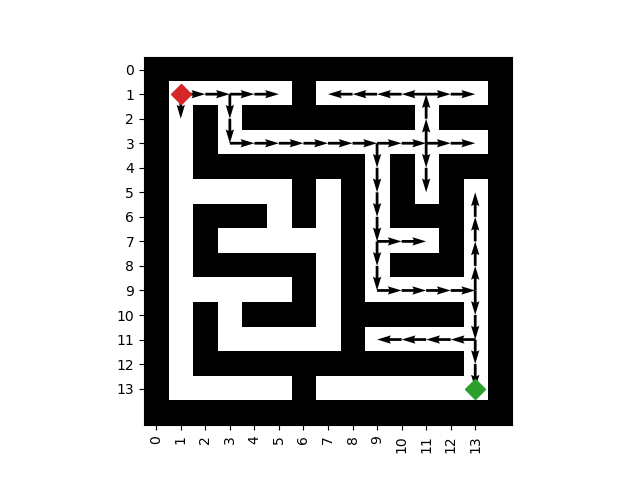

Generate this figure with Python:
import matplotlib.pyplot as plt
import numpy as np


#ノードの状態を確保するクラスを作成
class Node:
    def __init__(self, x, y):
        self.x = x
        self.y = y
        self.wall = True
        self.check = False


def main():
    #地図の取得
    maze = np.loadtxt('task2.txt', dtype=int)
    length = len(maze)

    #各リストの作成
    openlist = []
    closedlist = []
    maze_node = [[Node(i, j) for j in range(length)] for i in range(length)]
    dx_dy = [[1, 0], [0, 1], [-1, 0], [0, -1]]

    for j in range(length):
        for i in range(length):
            if maze[i][j] == 0:
                maze_node[i][j].wall = False
    openlist.append(maze_node[1][1])
    maze_node[1][1].check = True

    #地図の下準備
    plt.imshow(maze, cmap="binary")
    plt.xticks(np.arange(length), np.arange(length))
    plt.yticks(np.arange(length), np.arange(length))
    plt.plot(1, 1, "D", color="tab:red", markersize=10)
    plt.plot(length-2, length-2, "D", color="tab:green", markersize=10)

    #オープンリストが空になるまで
    while openlist:
        #注目しているマス目
        target = openlist.pop()
        closedlist.append(target)
        # print(target.x)

        #ゴールに着いたら終わり
        #注目マスの前後左右を探索
        #未チェックマスならチェックしてオープンリストに追加
        #ついでにベクトルもここでプロットしておく
        if (target.x) == length - 2 and (target.y) == length - 2:
            break
        for i in range(4):
            nx, ny = target.x + dx_dy[i][0], target.y + dx_dy[i][1]
            if maze_node[nx][ny].wall == False and maze_node[nx][ny].check == False and 1 <= nx < (length - 1) and 1 <= ny < (length - 1):
                openlist.append(maze_node[nx][ny])
                maze_node[nx][ny].check = True
                plt.quiver(target.y, target.x, ny - (target.y), nx - (target.x), angles='xy', scale_units='xy', scale=1)

    #図と最終的なクローズドリストの表示
    plt.show()

if __name__ == "__main__":
    main()
